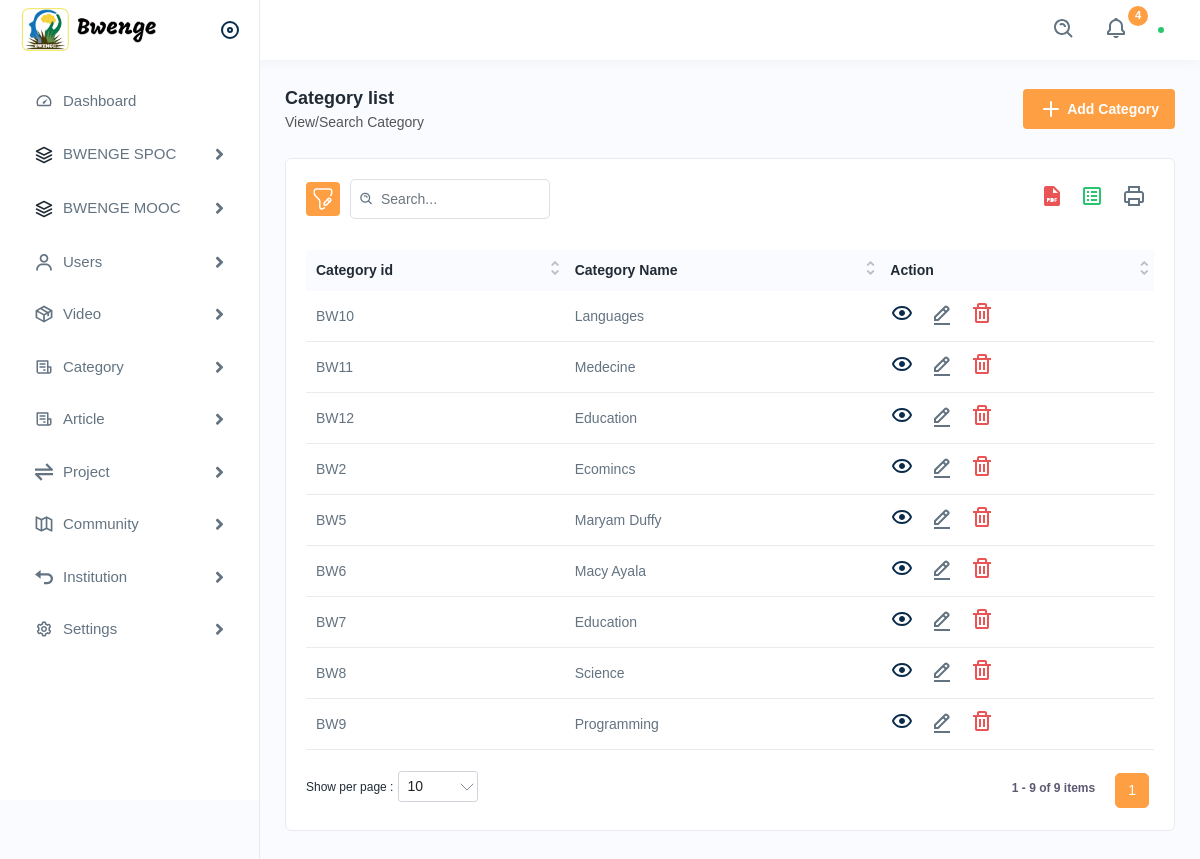
/dashboard/categorylist/, run on an earlier commit of the app's database.
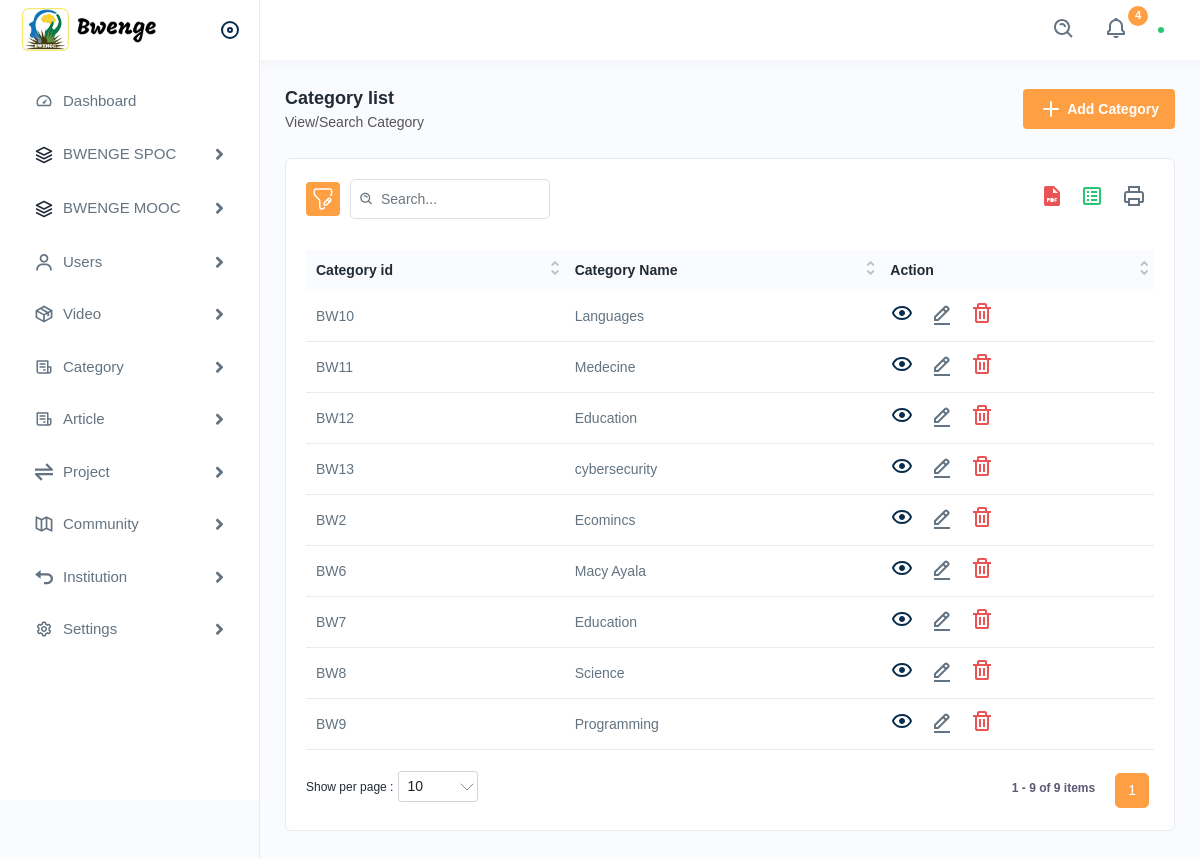
And on a later commit of the database.
### core/models.py (models this page shows, shortened)
class Category(models.Model):
    name = models.CharField(max_length=50)

### dashboard/views.py (the view)
# urls.py: path('categorylist/', categorylist, name='categorylist'),
def categorylist(request):
    categories=Category.objects.all()
    return render(request, "admin/video/categorylist.html",{"categories":categories})

### templates/admin/video/categorylist.html (shortened to what this page needs)
{% extends "base.html" %}
{% load static %}
{% block content %}
<div class="page-wrapper">
    <div class="content">
        <div class="page-header">
            <div class="page-title">
                <h4>Category list</h4>
                <h6>View/Search Category</h6>
            </div>
            <div class="page-btn">
                <a href="{% url 'add-category' %}" class="btn btn-added">
                    <img src="{% static '/img/icons/plus.svg' %}" class="me-1" alt="img">Add Category
                </a>
            </div>
        </div>
        <div class="card">
            <div class="card-body">
                <div class="table-top">
                    <div class="search-set">
                        <div class="search-path">
                            <a class="btn btn-filter" id="filter_search">
                                <img src="{% static '/img/icons/filter.svg' %}" alt="img">
                            </a>
                        </div>
                        <div class="search-input">
                            <a class="btn btn-searchset"><img src="{% static '/img/icons/search-white.svg' %}" alt="img"></a>
                        </div>
                    </div>
                    <div class="wordset">
                        <ul>
                            <li><a data-bs-toggle="tooltip" data-bs-placement="top" title="pdf"><img src="{% static '/img/icons/pdf.svg' %}" alt="img"></a></li>
                            <li><a data-bs-toggle="tooltip" data-bs-placement="top" title="excel"><img src="{% static '/img/icons/excel.svg' %}" alt="img"></a></li>
                            <li><a data-bs-toggle="tooltip" data-bs-placement="top" title="print"><img src="{% static '/img/icons/printer.svg' %}" alt="img"></a></li>
                        </ul>
                    </div>
                </div>
                <div class="table-responsive">
                    <table class="table  datanew">
                        <thead>
                            <tr>
                                <th>Category id</th>
                                <th>Category Name</th>
                                <th>Action</th>
                            </tr>
                        </thead>
                        <tbody>
                            {% for category in categories %}
                                <tr>
                                    <td>BW{{ category.id }}</td>
                                    <td>{{ category.name }}</td>
                                    <td>
                                        <a class="me-3" href="#">
                                            <img src="{% static '/img/icons/eye.svg' %}" alt="View">
                                        </a>
                                        <a class="me-3" href="{% url 'edit_category' category.id %}">
                                            <img src="{% static '/img/icons/edit.svg' %}" alt="Edit">
                                        </a>
                                        <a class="confirm-text" href="{% url 'delete_category' category.id %}">
                                            <img src="{% static '/img/icons/delete.svg' %}" alt="Delete">
                                        </a>
                                    </td>
                                </tr>
                            {% endfor %}
                        </tbody>
                    </table>
                </div>
            </div>
        </div>
    </div>
</div>
{% endblock %}

What changed in the data, as far as the page shows it:
removed Category: id "5", name "Maryam Duffy"
added Category: id "13", name "cybersecurity"
